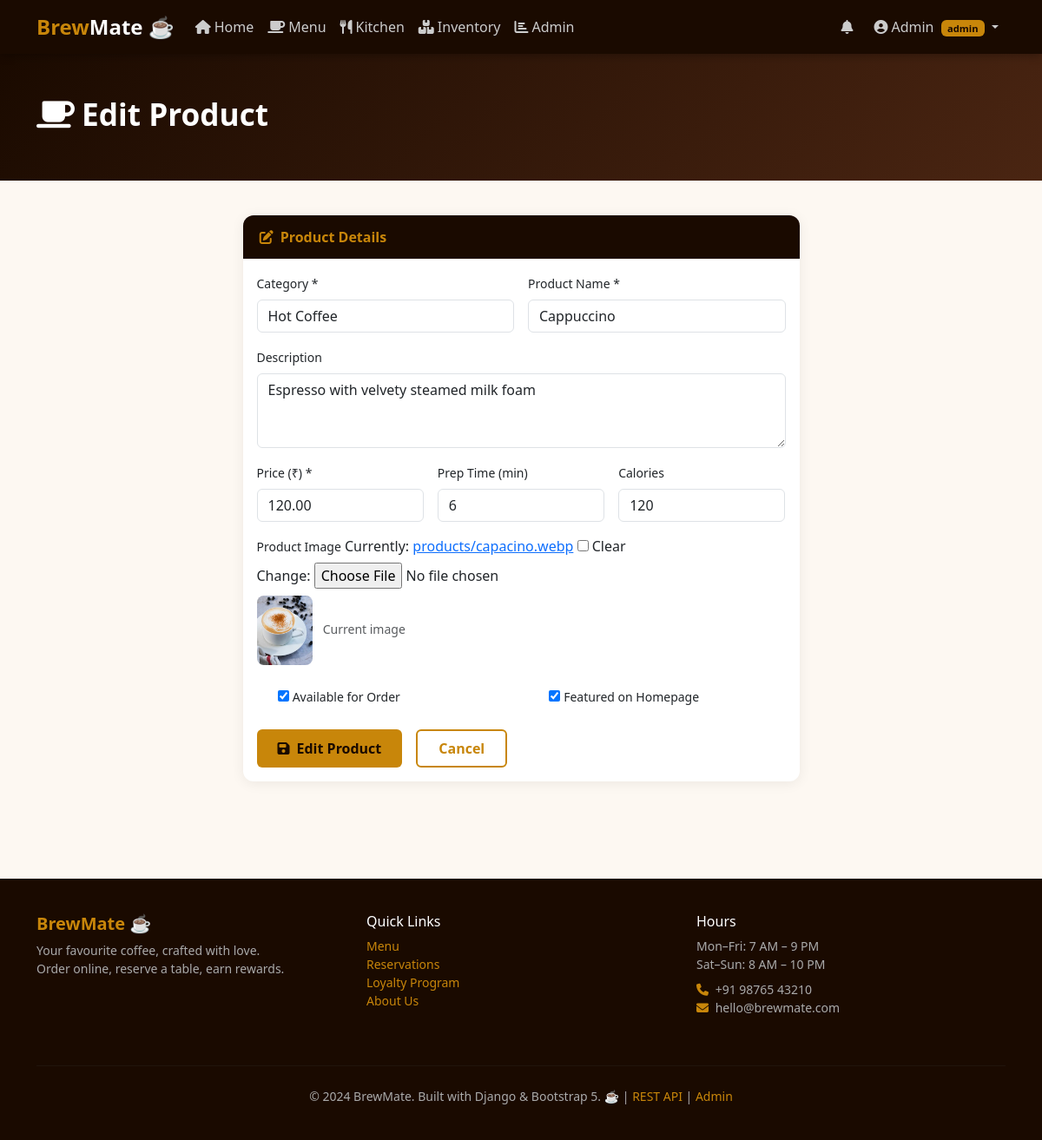
Screenshot of /admin-panel/products/2/edit/ (signed in) with the database file from the repository.
### coffee/models.py (models this page shows, shortened)
class User(AbstractBaseUser, PermissionsMixin):
    ROLES = [
        ('customer', 'Customer'),
        ('staff',    'Staff'),
        ('admin',    'Admin'),
    ]
    email       = models.EmailField(unique=True, db_index=True)
    first_name  = models.CharField(max_length=50, default='')
    last_name   = models.CharField(max_length=50, blank=True, default='')
    phone       = models.CharField(max_length=15, blank=True, default='')
    role        = models.CharField(max_length=10, choices=ROLES,
                                   default='customer', db_index=True)
    avatar      = models.ImageField(upload_to='avatars/',
                                    blank=True, null=True, default=None)
    is_active   = models.BooleanField(default=True)
    is_staff    = models.BooleanField(default=False)
    date_joined = models.DateTimeField(default=timezone.now)
    USERNAME_FIELD  = 'email'
    REQUIRED_FIELDS = ['first_name']
    objects         = UserManager()
    class Meta:
        db_table = 'coffee_user'

class Product(models.Model):
    category    = models.ForeignKey(
        Category, on_delete=models.CASCADE, related_name='products'
    )
    name        = models.CharField(max_length=100, default='')
    slug        = models.SlugField(max_length=120, unique=True,
                                   blank=True, default='')
    description = models.TextField(blank=True, default='')
    price       = models.DecimalField(max_digits=8, decimal_places=2,
                                      default=Decimal('0.00'))
    image       = models.ImageField(upload_to='products/',
                                    blank=True, null=True, default=None)
    is_available = models.BooleanField(default=True, db_index=True)
    is_featured  = models.BooleanField(default=False)
    prep_time    = models.PositiveIntegerField(default=5)
    calories     = models.PositiveIntegerField(null=True, blank=True,
                                               default=None)
    created_at   = models.DateTimeField(auto_now_add=True)
    updated_at   = models.DateTimeField(auto_now=True)
    class Meta:
        db_table = 'coffee_product'
        ordering = ['category', 'name']

### coffee/views.py (the view)
# urls.py: path('admin-panel/products/<int:pk>/edit/',   views.admin_edit_product,   name='admin_edit_product'),
@login_required
@role_required('admin')
def admin_edit_product(request, pk):
    product = get_object_or_404(Product, pk=pk)
    form    = ProductAdminForm(
        request.POST or None, request.FILES or None, instance=product
    )
    if request.method == 'POST' and form.is_valid():
        form.save()
        messages.success(request, f'{product.name} updated.')
        return redirect('admin_products')
    return render(request, 'coffee/admin_product_form.html', {
        'form': form, 'action': 'Edit', 'product': product
    })

### coffee/forms.py
class ProductAdminForm(forms.ModelForm):
    class Meta:
        model  = Product
        fields = ['category', 'name', 'description', 'price', 'image',
                  'is_available', 'is_featured', 'prep_time', 'calories']
        widgets = {
            'category':    forms.Select(attrs=FC),
            'name':        forms.TextInput(attrs=FC),
            'description': forms.Textarea(attrs={**FC, 'rows': 3}),
            'price':       forms.NumberInput(attrs=FC),
            'prep_time':   forms.NumberInput(attrs=FC),
            'calories':    forms.NumberInput(attrs=FC),
        }

### coffee/context_processors.py (called while the page is built)
def global_context(request):
    cart_count  = 0
    notif_count = 0
    if request.user.is_authenticated:
        try:
            cart_count = Cart.objects.get(user=request.user).item_count
        except Cart.DoesNotExist:
            pass
        notif_count = Notification.objects.filter(
            user=request.user, is_read=False
        ).count()
    return {'cart_count': cart_count, 'notif_count': notif_count}

### coffee/models.py (called while the page is built)
    def __str__(self):
        return self.name

### coffee/templates/coffee/admin_product_form.html (shortened to what this page needs)
{% extends 'coffee/base.html' %}
{% block content %}
<div class="page-hero">
  <div class="container">
    <h1><i class="fa fa-coffee me-2"></i>{{ action }} Product</h1>
  </div>
</div>
<div class="container pb-5">
  <div class="row justify-content-center">
    <div class="col-lg-7">
      <div class="card">
        <div class="card-header-brew"><i class="fa fa-edit me-2"></i>Product Details</div>
        <div class="card-body">
          <form method="post" enctype="multipart/form-data">
            <div class="row g-3">
              <div class="col-md-6">
                <label class="form-label fw-600 small">Category *</label>
                {{ form.category }}
              </div>
              <div class="col-md-6">
                <label class="form-label fw-600 small">Product Name *</label>
                {{ form.name }}
              </div>
              <div class="col-12">
                <label class="form-label fw-600 small">Description</label>
                {{ form.description }}
              </div>
              <div class="col-md-4">
                <label class="form-label fw-600 small">Price (₹) *</label>
                {{ form.price }}
              </div>
              <div class="col-md-4">
                <label class="form-label fw-600 small">Prep Time (min)</label>
                {{ form.prep_time }}
              </div>
              <div class="col-md-4">
                <label class="form-label fw-600 small">Calories</label>
                {{ form.calories }}
              </div>
              <div class="col-12">
                <label class="form-label fw-600 small">Product Image</label>
                {{ form.image }}
                {% if product and product.image %}
                <div class="mt-2">
                  <img src="{{ product.image.url }}" style="height:80px;border-radius:8px" alt="Current">
                  <small class="text-muted ms-2">Current image</small>
                </div>
                {% endif %}
              </div>
              <div class="col-md-6">
                <div class="form-check mt-2">
                  {{ form.is_available }}
                  <label class="form-check-label fw-600 small" for="{{ form.is_available.id_for_label }}">Available for Order</label>
                </div>
              </div>
              <div class="col-md-6">
                <div class="form-check mt-2">
                  {{ form.is_featured }}
                  <label class="form-check-label fw-600 small" for="{{ form.is_featured.id_for_label }}">Featured on Homepage</label>
                </div>
              </div>
            </div>
            <div class="d-flex gap-3 mt-4">
              <button type="submit" class="btn btn-brew px-4 py-2 fw-600">
                <i class="fa fa-save me-2"></i>{{ action }} Product
              </button>
              <a href="{% url 'admin_products' %}" class="btn btn-brew-outline px-4 py-2">Cancel</a>
            </div>
          </form>
        </div>
      </div>
    </div>
  </div>
</div>
{% endblock %}

### coffee/templates/coffee/base.html (shortened to what this page needs)
<!DOCTYPE html>
<html lang="en">
<head>
  <link href="https://cdn.jsdelivr.net/npm/bootstrap@5.3.2/dist/css/bootstrap.min.css" rel="stylesheet">
  <link href="https://cdnjs.cloudflare.com/ajax/libs/font-awesome/6.4.0/css/all.min.css" rel="stylesheet">
</head>
<body>
{% if user.is_authenticated %}
<nav class="navbar navbar-expand-lg sticky-top">
  <div class="container">
    <a class="navbar-brand" href="{% url 'home' %}">Brew<span>Mate</span> ☕</a>
    <div class="collapse navbar-collapse" id="navMain">
      <ul class="navbar-nav me-auto">
        <li class="nav-item"><a class="nav-link" href="{% url 'home' %}"><i class="fa fa-home me-1"></i>Home</a></li>
        <li class="nav-item"><a class="nav-link" href="{% url 'menu' %}"><i class="fa fa-coffee me-1"></i>Menu</a></li>
        {% if user.role in 'staff admin' %}
        <li class="nav-item"><a class="nav-link" href="{% url 'staff_home' %}"><i class="fa fa-utensils me-1"></i>Kitchen</a></li>
        <li class="nav-item"><a class="nav-link" href="{% url 'inventory' %}"><i class="fa fa-boxes me-1"></i>Inventory</a></li>
        {% endif %}
        {% if user.role == 'admin' %}
        <li class="nav-item"><a class="nav-link" href="{% url 'admin_home' %}"><i class="fa fa-chart-bar me-1"></i>Admin</a></li>
        {% endif %}
      </ul>
      <ul class="navbar-nav align-items-center gap-2">
        <li class="nav-item">
          <a class="nav-link" href="{% url 'notifications' %}">
            <i class="fa fa-bell"></i>
          </a>
        </li>
        <li class="nav-item dropdown">
          <a class="nav-link dropdown-toggle" href="#" data-bs-toggle="dropdown">
            <i class="fa fa-user-circle me-1"></i>{{ user.first_name }}
            <span class="badge ms-1" style="background:var(--brew-gold);color:var(--brew-dark);font-size:.7rem">{{ user.role }}</span>
          </a>
        </li>
      </ul>
    </div>
  </div>
</nav>
{% endif %}
{% block content %}{% endblock %}
<footer>
  <div class="container">
    <div class="row">
      <div class="col-md-4 mb-3">
        <h5 style="color:var(--brew-gold);font-weight:800">BrewMate ☕</h5>
        <p class="small mt-2">Your favourite coffee, crafted with love.<br>Order online, reserve a table, earn rewards.</p>
      </div>
      <div class="col-md-4 mb-3">
        <h6 style="color:#fff">Quick Links</h6>
        <ul class="list-unstyled small mt-2">
          <li><a href="{% url 'menu' %}">Menu</a></li>
          <li><a href="{% url 'reservation' %}">Reservations</a></li>
          <li><a href="{% url 'loyalty' %}">Loyalty Program</a></li>
          <li><a href="{% url 'about' %}">About Us</a></li>
        </ul>
      </div>
      <div class="col-md-4 mb-3">
        <h6 style="color:#fff">Hours</h6>
        <ul class="list-unstyled small mt-2">
          <li>Mon–Fri: 7 AM – 9 PM</li>
          <li>Sat–Sun: 8 AM – 10 PM</li>
          <li class="mt-2"><i class="fa fa-phone me-1" style="color:var(--brew-gold)"></i> +91 98765 43210</li>
          <li><i class="fa fa-envelope me-1" style="color:var(--brew-gold)"></i> hello@brewmate.com</li>
        </ul>
      </div>
    </div>
    <hr style="border-color:#333; margin: 1.5rem 0">
    <div class="text-center small">
      &copy; 2024 BrewMate. Built with Django &amp; Bootstrap 5. ☕
      | <a href="/api/products/">REST API</a>
      | <a href="/admin/">Admin</a>
    </div>
  </div>
</footer>
</body>
</html>

### coffee/templates/coffee/base.html (style rules this page uses)
:root { --brew-dark: #1a0a00; --brew-brown: #4a2512; --brew-medium: #7b3f00; --brew-gold: #c8860a; --brew-light: #f5e6d3; --brew-cream: #fdf8f2; }
* { margin: 0; padding: 0; box-sizing: border-box; }
body { background: var(--brew-cream); color: var(--brew-dark); font-family: 'Segoe UI', sans-serif; }
.navbar { background: var(--brew-dark) !important; box-shadow: 0 2px 10px rgba(0,0,0,0.3); }
.navbar-brand { color: var(--brew-gold) !important; font-weight: 800; font-size: 1.5rem; }
.navbar-brand span { color: #fff; }
.nav-link { color: #ccc !important; transition: color .2s; }
.btn-brew { background: var(--brew-gold); color: var(--brew-dark); border: none; font-weight: 600; }
.btn-brew-outline { background: transparent; border: 2px solid var(--brew-gold); color: var(--brew-gold); font-weight: 600; }
.card { border: none; border-radius: 12px; box-shadow: 0 2px 15px rgba(0,0,0,0.07); }
.card-header-brew { background: var(--brew-dark); color: var(--brew-gold); border-radius: 12px 12px 0 0 !important; padding: .8rem 1.2rem; font-weight: 700; }
footer { background: var(--brew-dark); color: #aaa; padding: 2.5rem 0; margin-top: 4rem; }
footer a { color: var(--brew-gold); text-decoration: none; }
.page-hero { background: linear-gradient(135deg, var(--brew-dark) 0%, var(--brew-brown) 100%); color: #fff; padding: 3rem 0; margin-bottom: 2.5rem; }
.page-hero h1 { font-weight: 800; font-size: 2.2rem; }

### rows the page displays
User: first_name "Admin", role "admin"
Product: category "Hot Coffee", name "Cappuccino", description "Espresso with velvety steamed milk foam", price "120.00", prep_time "6", calories "120", image (picture), is_available "☑", is_featured "☑"

### other values shown
{{ action }} "Edit"
